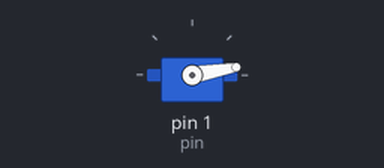
The sketch below on a simulated Arduino Uno, built with avr-gcc and run on an emulated ATmega328P. On the bench: servo.

Above: at 0.05 s.
Timing chart, 0 to 4.6 s (numbered marks = the images above):
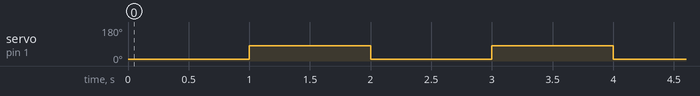

Measured:
- by itself, servo on pin 1 (pin): alternates 80° for 1.0 s and 10° for 1.0 s

The sketch:

servo.ino
```cpp
#include "Servo.h"

Servo servo_1;
int pin = 1;

void setup()
{
  servo_1.attach(pin);
}


void loop()
{
  servo_1.write(10);
  delay(1000);
  servo_1.write(80);
  delay(1000);
}
```
